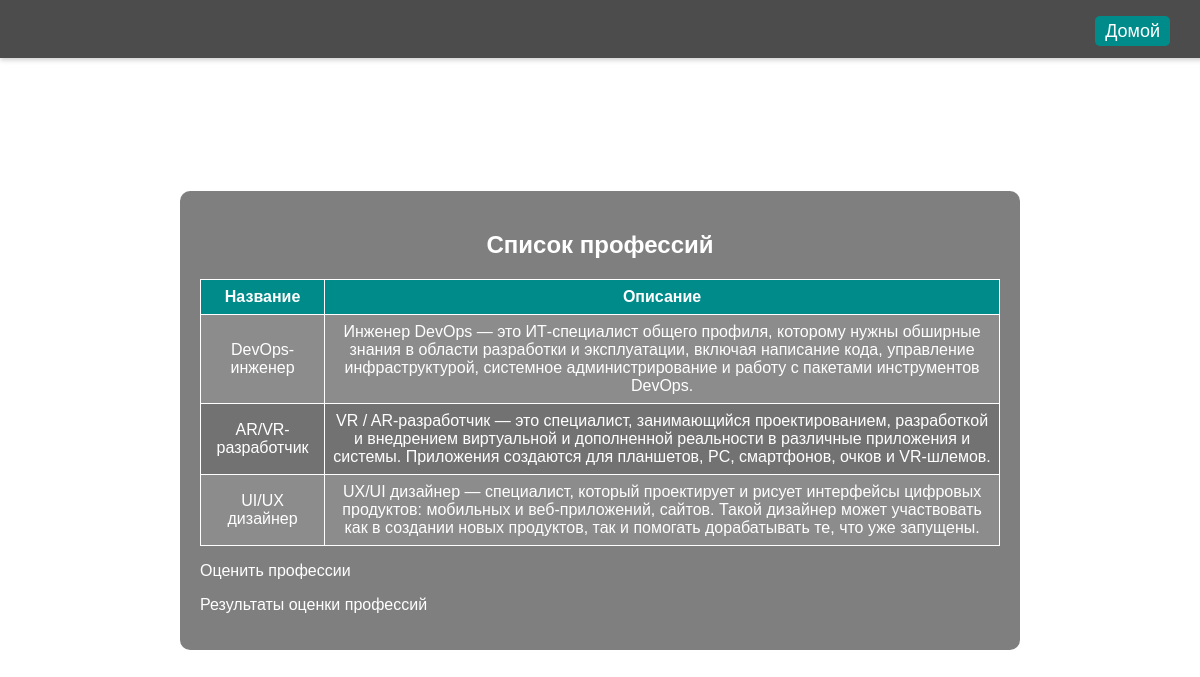
/professions.php, run on the app's committed database.
### tables this page shows
CREATE TABLE `professions` (
  `id` int NOT NULL,
  `name` varchar(255) NOT NULL,
  `description` text NOT NULL
);

### professions.php (the view, shortened to what this page needs)
<?php
require_once "db-connect.php";
$query = "SELECT id, name, description FROM professions";
$result = $mysqli->query($query);
?>
<!DOCTYPE html>
<html lang="en">
<head>
    <link rel="stylesheet" href="css/professions.css">
    <link rel="stylesheet" href="../css/header.css">
    <link rel="stylesheet" href="css/background.css">
</head>
<body>
<header>
        <p><a href="index.php">Домой</a></p>
    </header>
    <div class="container">
    <h2>Список профессий</h2>
    <table>
        <tr>
            <th>Название</th>
            <th>Описание</th>
        </tr>
        <?php while ($row = $result->fetch_assoc()): ?>
        <tr>
            <td><?php echo $row['name']; ?></td>
            <td><?php echo $row['description']; ?></td>
        </tr>
        <?php endwhile; ?>
    </table>
    <p><a href="evaluate_professions.php">Оценить профессии</a></p>
    <p><a href="rated_professions.php">Результаты оценки профессий</a></p>
    </div>
</body>
</html>

### css/professions.css (style rules this page uses)
body { font-family: Arial, sans-serif; color: white; padding: 20px; display: flex; justify-content: center; align-items: center; height: 100vh; margin: 0; flex-direction: column; }
.container { max-width: 800px; background-color: rgba(0, 0, 0, 0.5); padding: 20px; border-radius: 10px; }
h2 { text-align: center; color: white; margin-top: 20px; }
table { width: 100%; border-collapse: collapse; margin-top: 20px; }
th, td { border: 1px solid white; padding: 8px; text-align: center; }
th { background-color: darkcyan; color: white; }
tr:nth-child(even) { background-color: rgba(255, 255, 255, 0.1); }
tr:nth-child(odd) { background-color: rgba(0, 0, 0, 0.1); }
body a:not(header a) { color: white; text-decoration: none; position: relative; overflow: hidden; }
body a:not(header a)::before { content: ''; position: absolute; left: 0; bottom: 0; width: 0; height: 2px; background: white; transition: width 0.3s ease; }

### css/header.css (style rules this page uses)
header { background-color: rgba(0, 0, 0, 0.7); padding: 15px 20px; text-align: right; position: fixed; top: 0; left: 0; width: 100%; box-shadow: 0px 2px 5px rgba(0, 0, 0, 0.2); z-index: 1000; backdrop-filter: blur(10px); }
header p { color: white; font-size: 24px; margin: 0; display: inline-block; }
header a { background-color: darkcyan; color: white; text-decoration: none; margin-right: 50px; font-size: 18px; padding: 5px 10px; border-radius: 5px; transition: all 0.3s ease; }

### css/background.css (style rules this page uses)
body { background-image: url('lego-cube.png'); background-repeat: no-repeat; background-attachment: fixed; background-size: cover; background-position: center; }

### data on the page
professions: name "DevOps-инженер", description "Инженер DevOps — это ИТ-специалист общего профиля, которому нужны обширные знания в области разработки и эксплуатации, включая написание кода, управление инфраструктурой, системное администрирование и работу с пакетами инструментов DevOps."
professions: name "AR/VR-разработчик", description "VR / AR-разработчик — это специалист, занимающийся проектированием, разработкой и внедрением виртуальной и дополненной реальности в различные приложения и системы. Приложения создаются для планшетов, PC, смартфонов, очков и VR-шлемов."
professions: name "UI/UX дизайнер", description "UX/UI дизайнер — специалист, который проектирует и рисует интерфейсы цифровых продуктов: мобильных и веб-приложений, сайтов. Такой дизайнер может участвовать как в создании новых продуктов, так и помогать дорабатывать те, что уже запущены."
